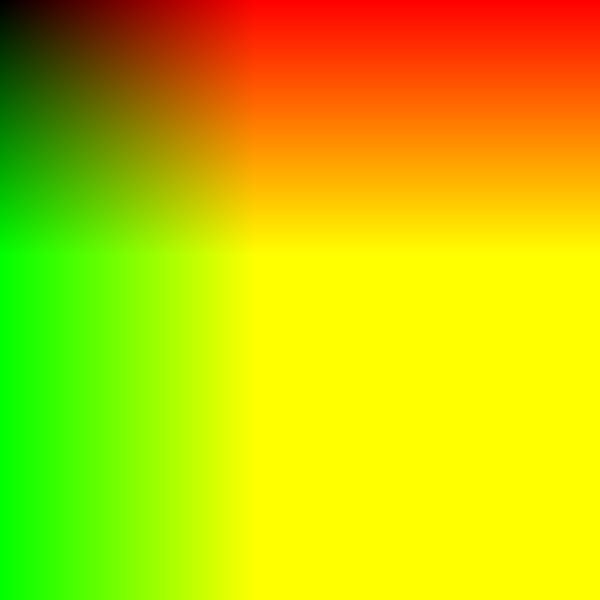
Frame 1 (no input)
Frame 60 (the mouse pressed at the canvas centre just before this capture): identical to frame 1, image omitted
Frame 120 (the mouse held since frame 60 and released just before this capture): identical to frame 1, image omitted

The Processing sketch that drew this single still picture (run headless with seeded random() and noise(); from frame 60 on, the mouse is pressed at the canvas centre):

// Processing sketch: grid_gradient_2d
// ── grid_gradient_2d.pde

void setup() {
  size(600, 600);
  background(255);
  noStroke();
  
  for(int i=0;i<600;i++){
    for(int j=0;j<600;j++){
      fill( (float)i,(float)j,0);
      rect(i, j, 1, 1);
    }
  }
  
}


void draw() {
}
